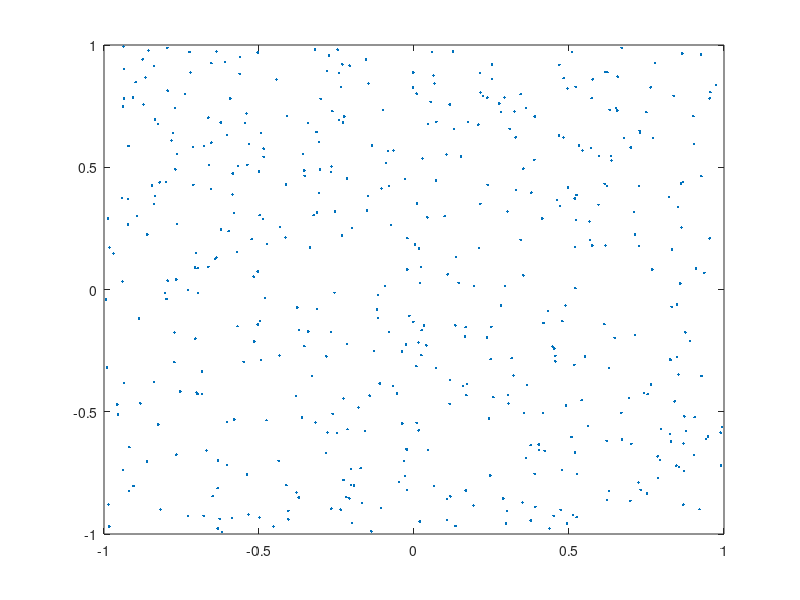
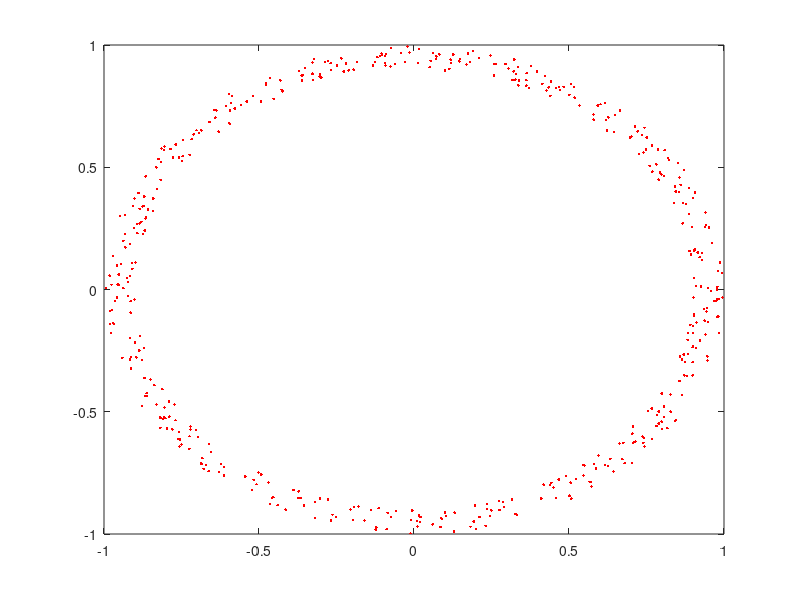

MATLAB code to generate these figures, in order: (Note: this script raises an error after producing the figures.)
#Script for running Self Organizing Map
x_u = rand(500,1)*2-1; y_u = rand(500,1)*2-1;
x_u
clc
[x_t, y_t] = pol2cart(rand(500,1)*2*pi, ...
rand(500,1)/10+.9);
plot(x_u,y_u,'.')
figure
plot(x_t,y_t,'r.')

net1 = selforgmap([10 10]);
net = selforgmap([100 1]);


net = train(net,[x_u y_u]')
net1 = train(net1,[x_u y_u]')


toresnet = selforgmap([100 1]);
toresnet1 = selforgmap([10 10]);


toresnet = train(toresnet,[x_t y_t]')
toresnet1 = train(toresnet1,[x_t y_t]')

figure;
plotsom(net.layers{1}.positions);
figure;
plotsom(net1.layers{1}.positions);
figure;
plotsom(toresnet.layers{1}.positions);
figure;
plotsom(toresnet1.layers{1}.positions);
figure;
plotsom(net.iw{1, 1}, net.layers{1}.distances);
figure;
plotsom(net1.iw{1, 1}, net1.layers{1}.distances);
figure;
plotsom(toresnet.iw{1, 1}, toresnet.layers{1}.distances);
figure;
plotsom(toresnet1.iw{1, 1}, toresnet1.layers{1}.distances);